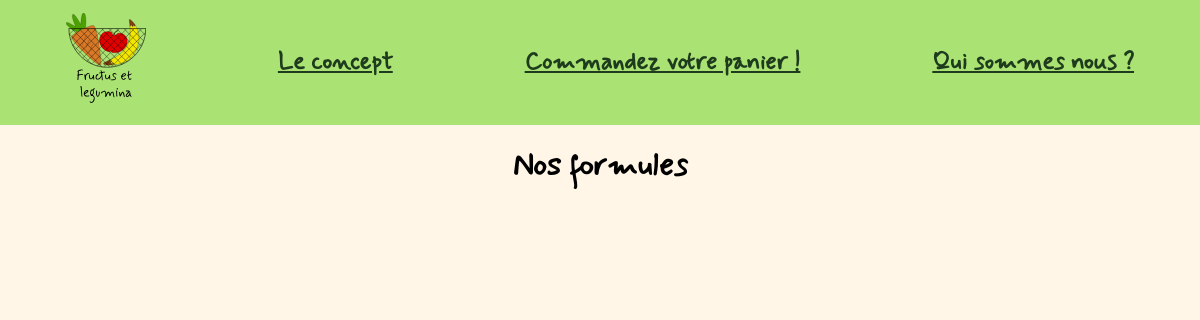
The page /catalogue.php on the database as committed earlier.
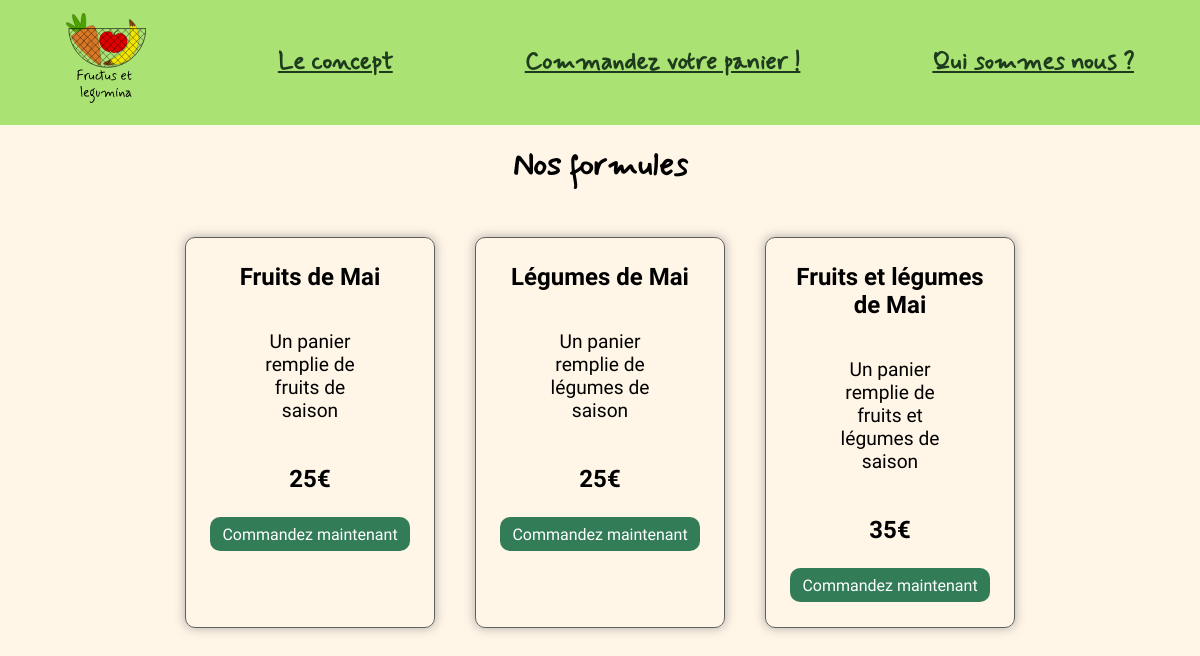
The same page on the database as committed later.
### tables this page shows
create table if not exists `203_formules` (
    `id_formule` bigint primary key auto_increment,
    `nom_formule` tinytext,
    `prix` tinyblob,
    `periode` tinyblob,
     
    `description_formule` mediumtext
);

### catalogue.php (the view, shortened to what this page needs)
<!DOCTYPE html>
<html lang="fr">
<head>
    <link rel="stylesheet" href="style.css">
</head>
<body>
    <header>
        <nav id="navigation">
            <a href="./index.php" class="logo"><img src="./photos/logo.svg" alt="Accueil"></a>
            <a href="./concept.php">Le concept</a>
            <a href="./catalogue.php">Commandez votre panier&nbsp;!</a>
            <a href="./quisommesnous.php">Qui sommes nous&nbsp;?</a>
        </nav>
    </header>
    <h1 class="top titre marge" id="top">Nos formules</h1>
    <div class="allFormule">
        <?php
        require('./bdconnect.php');
        $requete = "SELECT * FROM `zarka_resaweb`.`203_formules` where periode = MONTH(NOW());";
        $stmt = $db->query($requete);
        $result = $stmt->fetchAll(PDO::FETCH_ASSOC);
        foreach ($result as $key => $element) {
            ?>
            <div class="formule">
                <h2>
                    <?= $element['nom_formule']; ?>
                </h2>
                <p>
                    <?= $element['description_formule']; ?>
                </p>
                <p class="prix">
                    <?= $element['prix']; ?>€
                </p>
                <a class="lienFormule" href="./article.php?id=<?= $element['id_formule']; ?>">Commandez maintenant</a>
            </div>
        <?php } ?>
    </div>
</body>
</html>

### style.css (style rules this page uses)
*, *::before, *::after { box-sizing: border-box; }
html, body { width: 100%; margin: 0; font-family: Mynerve; }
html { scroll-behavior: smooth; }
body { margin-top: 125px; background-color: #fff6e8; }
p { font-family: 'Roboto', sans-serif; ; font-size: 1.2rem; width: 60%; margin-right: auto; margin-left: auto; }
nav { top: 0; display: flex; background-color: #AAE273; position: fixed; z-index: 300; width: 100%; overflow: hidden; height: 125px; }
nav img { width: 80px; }
nav a { font-size: 1.5rem; text-align: center; color: #1E3C1D; font-weight: bold; align-self: center; transition: 0.8s; border-radius: 10px; margin: 5px auto; padding: 10px 15px; }
.titre { margin-right: auto; margin-left: auto; width: 300px; text-align: center; font-size: 2rem; }
.top { padding-top: 20px; margin-top: 0px; }
.marge { margin-bottom: 50px; }
.allFormule { display: flex; justify-content: space-around; gap: 30px; margin: auto 15%; flex-wrap: wrap; }
.formule { border: rgb(96, 96, 96) solid 1px; box-shadow: 0px 0px 10px 1px rgba(119, 119, 119, 0.5); -moz-box-shadow: 0px 0px 10px 1px rgba(119, 119, 119, 0.5); -webkit-box-shadow: 0px 0px 10px 1px rgba(119, 119, 119, 0.5); padding: 5px 15px; padding-bottom: 25px; border-radius: 10px; text-align: center; transition: 0.8s; max-width: 250px; min-width: 225px; font-family: 'Roboto', sans-serif; display: flex; flex-direction: column; align-items: center; }
.lienFormule { text-decoration: none; color: white; background-color: #327D58; cursor: pointer; border-radius: 10px; padding: 7.5px 12px; transition: 0.5s; width: fit-content; text-align: center; }
.prix { font-weight: 700; text-align: center; font-size: 1.5rem; }

Rows that differ between the two databases and show on the page:
added 203_formules: nom_formule "Fruits de Mai", description_formule "Un panier remplie de fruits de saison", prix "25"
added 203_formules: nom_formule "Légumes de Mai", description_formule "Un panier remplie de légumes de saison", prix "25"
added 203_formules: nom_formule "Fruits et légumes de Mai", description_formule "Un panier remplie de fruits et légumes de saison", prix "35"
